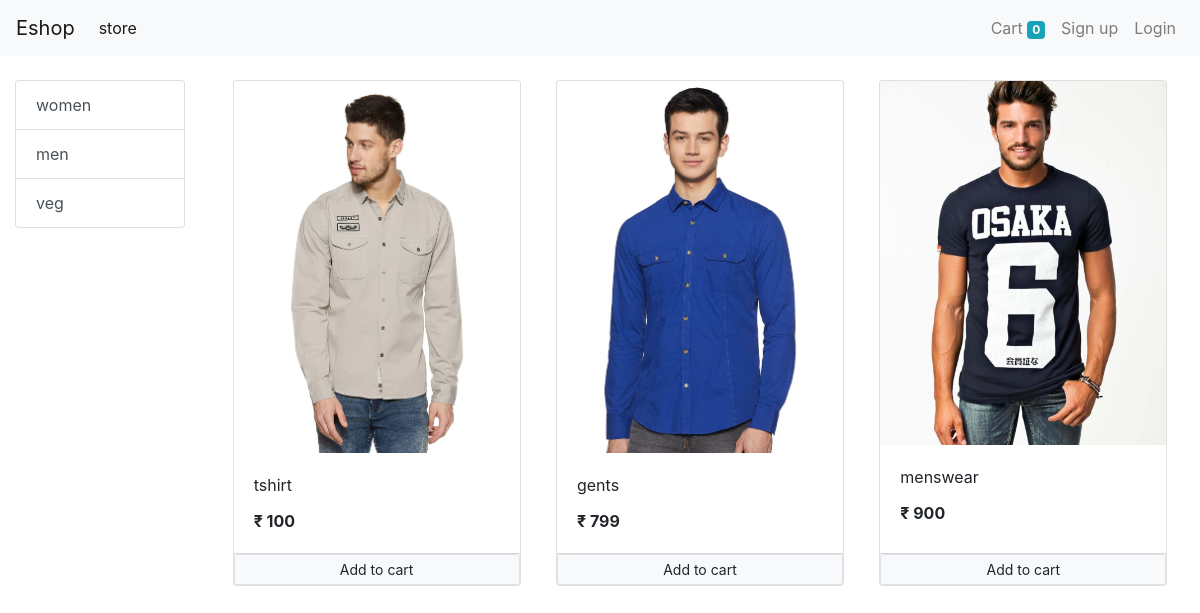
The app's page /index/?category=2 with its own data.
### store/models/category.py (models this page shows, shortened)
class Category(models.Model):
    user_name = models.CharField(max_length=100)
    @staticmethod
    def get_all_categories():
        return Category.objects.all()

### store/models/product.py (models this page shows, shortened)
class Product(models.Model):
    user_name = models.CharField(max_length=100)
    price = models.IntegerField(default=0)
    category = models.ForeignKey(Category,on_delete= models.CASCADE , default=1)
    description = models.CharField(max_length=50,default='',null=True,blank=True)
    image = models.ImageField(upload_to ='uploads/')
    @staticmethod
    def get_all_product_by_id(category_id):
        if category_id:
            return Product.objects.filter(category = category_id)
        else:
            return Product.get_all_product()

### store/views.py (the view, shortened to what this page needs)
# urls.py: path('index/',Index.as_view(),name = 'homepage'),
class Index(View):
    def get(self,request):
        cart = request.session.get('cart')
        if not cart:
            request.session['cart']={}
        products = None
        categorys = Category.get_all_categories()
        categoryID = request.GET.get('category')
        if categoryID:
            products = Product.get_all_product_by_id(categoryID)
        else:
            products = Product.get_all_product()
        data = {}
        data['products'] =  products
        data['categorys'] = categorys
        return render(request, 'index.html', data)

### store/templatetags/cart.py (called while the page is built)
@register.filter(name='is_in_cart')
def is_in_cart(x,cart):
    keys=cart.keys()
    for id in keys:
        if int(id) == (x.id):
            return True
    return False

### store/templatetags/custom_filter.py (called while the page is built)
@register.filter(name='currency')
def currency(number):
        return "₹ " + str(number)

### store/templates/index.html (shortened to what this page needs)
{% extends 'base.html' %}
{% block content %}
{% load cart %}
{% load custom_filter %}
<div class="container-fluid mt-4">
    <div class = "row">
        <div class ="col-lg-2 mx-auto">
            <div class="list-group">
                {% for category in categorys %}
                <a href="?category={{category.id}}"
					class="list-group-item list-group-item-action">{{category.user_name}}</a>
                {% endfor %}
            </div>
        </div>
            <div id = 'products ' class = "col-lg-10 mx-auto">
                <div class="row mx-auto" >
                    {% for x in products %}
                    <div class="card mx-auto mb-2" id ="{{x.id}}" style="width: 18rem;">
                        <img class="card-img-top" src="{{x.image.url}}" alt="Card image cap">
                        <div class="card-body">
                            <p class="card-title">{{x.user_name}}</p>
                            <p class="card-text"><b>{{x.price|currency}}</b></p>
                        </div>
                        <div class ="card-footer p-0 ">
                            {%if x|is_in_cart:request.session.cart %}
                            <div class="row no-gutters">
                                <form action="#{{x.id}}"class="col-2" method = "POST">
                                    {% csrf_token %}
                                    <input hidden type="text" name= 'product' value ='{{x.id}}'>
                                    <input hidden type="text" name= 'remove' value ='True'>
                                    <input type = "submit" value = "-" class="col-2 btn btn-block btn-secondary">
                                </form>                                <div class = "text-center col">{{x|cart_quantity:request.session.cart}}in cart</div>
                            <form action="#{{x.id}}"class="col-2" method = "POST">
                                {% csrf_token %}
                                <input hidden type="text" name= 'product' value ='{{x.id}}'>
                                <input type = "submit" value = "+" class="col-2 btn btn-block btn-secondary">
                            </form>
                            </div>
                            {%else%}
                            <form action="#{{x.id}}" method = "POST" class = "btn-block">
                                <input type="submit"class="btn btn-light border btn-sm form-control" value = "Add to cart">
                            </form>
                            {%endif%}
                        </div>
                </div>
                {% endfor %}
        </div>
    </div>
</div>
{% endblock %}

### records on screen
Category: user_name "women"
Category: user_name "men"
Category: user_name "veg"
Product: image (picture), user_name "tshirt", price "₹ 100"
Product: image (picture), user_name "gents", price "₹ 799"
Product: image (picture), user_name "menswear", price "₹ 900"

### other values on screen
{{ request.session.cart.keys|length }} "0"
